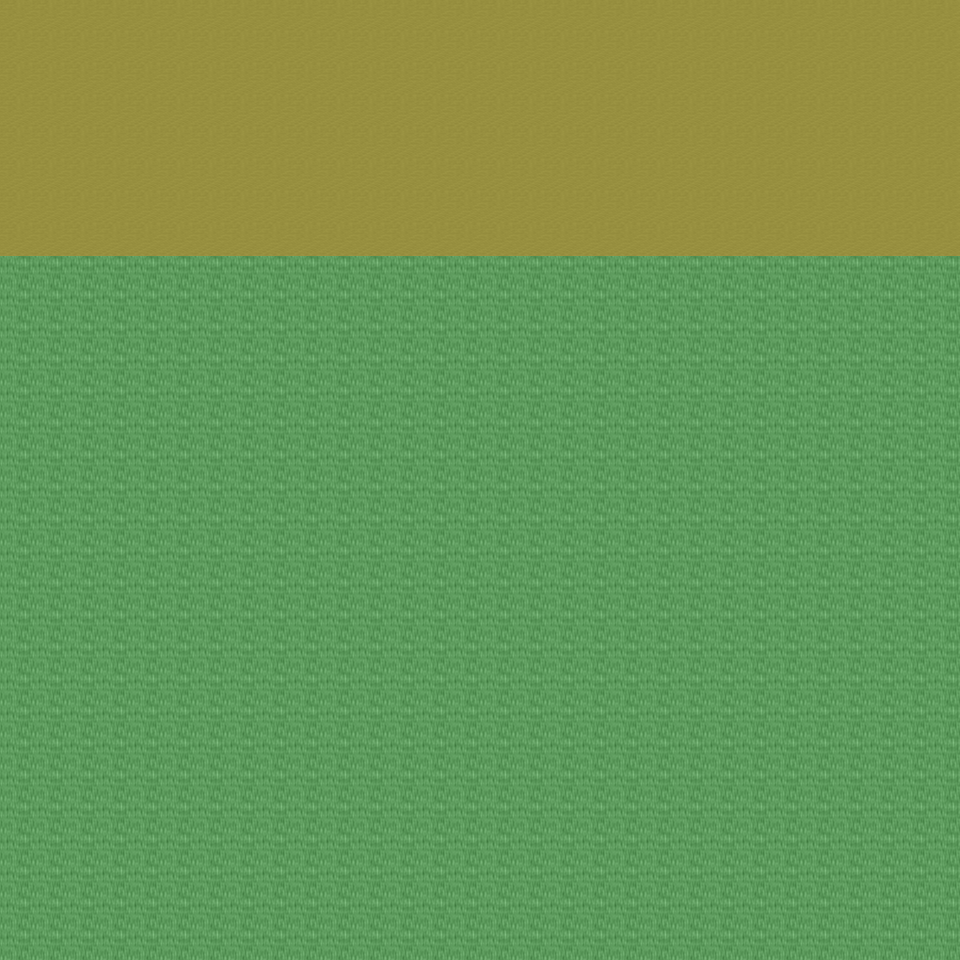

This is a level from a 2D game, rendered from its Tiled map with the project's own tilesets. A one-line summary and the map file follow, with tile-layer data summarised:
An orthogonal 30x30 tile map with 32x32 px tiles, 6 tile layers (Ground, Object, Object2, Above, ...), 18 tilesets and 3 objects (3x mapchange).

<map version="1.0" orientation="orthogonal" renderorder="right-down" width="30" height="30" tilewidth="32" tileheight="32" nextobjectid="4">
  <tileset firstgid="1" name="tileset_ground_ground" tilewidth="32" tileheight="32" tilecount="33" columns="3">
    <image source="../drawable/tileset_ground_ground.png" width="96" height="352" />
  </tileset>
  <tileset firstgid="34" name="tileset_ground_ridge_earth_dark" tilewidth="32" tileheight="32" tilecount="96" columns="12">
    <image source="../drawable/tileset_ground_ridge_earth_dark.png" width="384" height="256" />
  </tileset>
  <tileset firstgid="130" name="tileset_plant_grasses" tilewidth="32" tileheight="32" tilecount="6" columns="3">
    <image source="../drawable/tileset_plant_grasses.png" width="96" height="64" />
  </tileset>
  <tileset firstgid="136" name="tileset_ground_grass_edges" tilewidth="32" tileheight="32" tilecount="36" columns="12">
    <image source="../drawable/tileset_ground_grass_edges.png" width="384" height="96" />
  </tileset>
  <tileset firstgid="172" name="tileset_ground_rock_pebbles" tilewidth="32" tileheight="32" tilecount="3" columns="1">
    <image source="../drawable/tileset_ground_rock_pebbles.png" width="32" height="96" />
  </tileset>
  <tileset firstgid="175" name="tileset_plant_flower_daisy_blue" tilewidth="32" tileheight="32" tilecount="8" columns="2">
    <image source="../drawable/tileset_plant_flower_daisy_blue.png" width="64" height="128" />
  </tileset>
  <tileset firstgid="183" name="tileset_plant_flower_daisy_white" tilewidth="32" tileheight="32" tilecount="8" columns="2">
    <image source="../drawable/tileset_plant_flower_daisy_white.png" width="64" height="128" />
  </tileset>
  <tileset firstgid="191" name="tileset_ground_cobbled_paving" tilewidth="32" tileheight="32" tilecount="1" columns="1">
    <image source="../drawable/tileset_ground_cobbled_paving.png" width="32" height="32" />
  </tileset>
  <tileset firstgid="192" name="tileset_item_pot_dark_barrel" tilewidth="32" tileheight="32" tilecount="2" columns="1">
    <image source="../drawable/tileset_item_pot_dark_barrel.png" width="32" height="64" />
  </tileset>
  <tileset firstgid="194" name="tileset_item_statue_green_stone" tilewidth="32" tileheight="32" tilecount="12" columns="4">
    <image source="../drawable/tileset_item_statue_green_stone.png" width="128" height="96" />
  </tileset>
  <tileset firstgid="206" name="tileset_logic_collision" tilewidth="32" tileheight="32" tilecount="1" columns="1">
    <image source="../drawable/tileset_logic_collision.png" width="32" height="32" />
  </tileset>
  <tileset firstgid="207" name="tileset_ground_pothole" tilewidth="32" tileheight="32" tilecount="4" columns="4">
    <image source="../drawable/tileset_ground_pothole.png" width="128" height="32" />
  </tileset>
  <tileset firstgid="211" name="tileset_object_suspension_bridge" tilewidth="32" tileheight="32" tilecount="24" columns="3">
    <image source="../drawable/tileset_object_suspension_bridge.png" width="96" height="256" />
  </tileset>
  <tileset firstgid="235" name="tileset_item_corpse_huge_animal" tilewidth="32" tileheight="32" tilecount="16" columns="2">
    <image source="../drawable/tileset_item_corpse_huge_animal.png" width="64" height="256" />
  </tileset>
  <tileset firstgid="251" name="tileset_ground_green_paving" tilewidth="32" tileheight="32" tilecount="18" columns="3">
    <image source="../drawable/tileset_ground_green_paving.png" width="96" height="192" />
  </tileset>
  <tileset firstgid="269" name="tileset_building_chimney_smoke" tilewidth="32" tileheight="32" tilecount="40" columns="4">
    <image source="../drawable/tileset_building_chimney_smoke.png" width="128" height="320" />
  </tileset>
  <tileset firstgid="309" name="tileset_building_huts" tilewidth="32" tileheight="32" tilecount="338" columns="26">
    <image source="../drawable/tileset_building_huts.png" width="832" height="416" />
  </tileset>
  <tileset firstgid="647" name="tileset_light_door_light" tilewidth="32" tileheight="32" tilecount="12" columns="3">
    <image source="../drawable/tileset_light_door_light.png" width="96" height="128" />
  </tileset>
  <layer name="Ground" width="30" height="30">
    <data>[900 cells, 240 non-empty, 1 distinct tile ids]</data>
  </layer>
  <layer name="Object" width="30" height="30">
    <data>[900 cells, 0 non-empty, 0 distinct tile ids]</data>
  </layer>
  <layer name="Object2" width="30" height="30">
    <data>[900 cells, 0 non-empty, 0 distinct tile ids]</data>
  </layer>
  <layer name="Above" width="30" height="30">
    <data>[900 cells, 0 non-empty, 0 distinct tile ids]</data>
  </layer>
  <layer name="Above2" width="30" height="30">
    <data>[900 cells, 0 non-empty, 0 distinct tile ids]</data>
  </layer>
  <layer name="Walkable" width="30" height="30">
    <data>[900 cells, 660 non-empty, 1 distinct tile ids]</data>
  </layer>
  <objectgroup name="MapEvents">
    <object id="1" name="north" type="mapchange" x="0" y="0" width="960" height="32">
      <properties>
        <property name="map" value="0_ados_mountain_n2_w2_x0_y3" />
        <property name="place" value="south" />
      </properties>
    </object>
    <object id="2" name="west" type="mapchange" x="0" y="0" width="32" height="256">
      <properties>
        <property name="map" value="0_deniran_forest_n2_w_x0_y4" />
        <property name="place" value="east" />
      </properties>
    </object>
    <object id="3" name="east" type="mapchange" x="928" y="0" width="32" height="256">
      <properties>
        <property name="map" value="0_ados_mountain_n2_w2_x1_y4" />
        <property name="place" value="west" />
      </properties>
    </object>
  </objectgroup>
</map>
